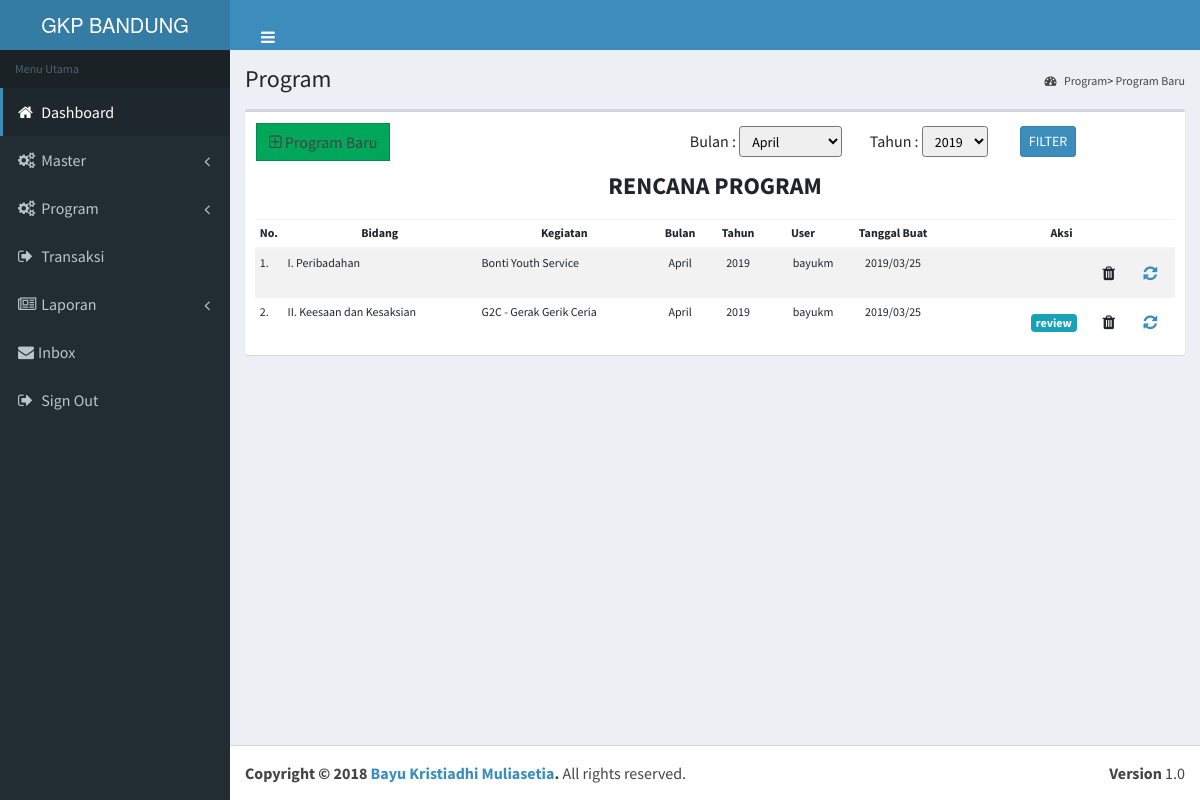
The app's page /main/program.php (signed in), older data.
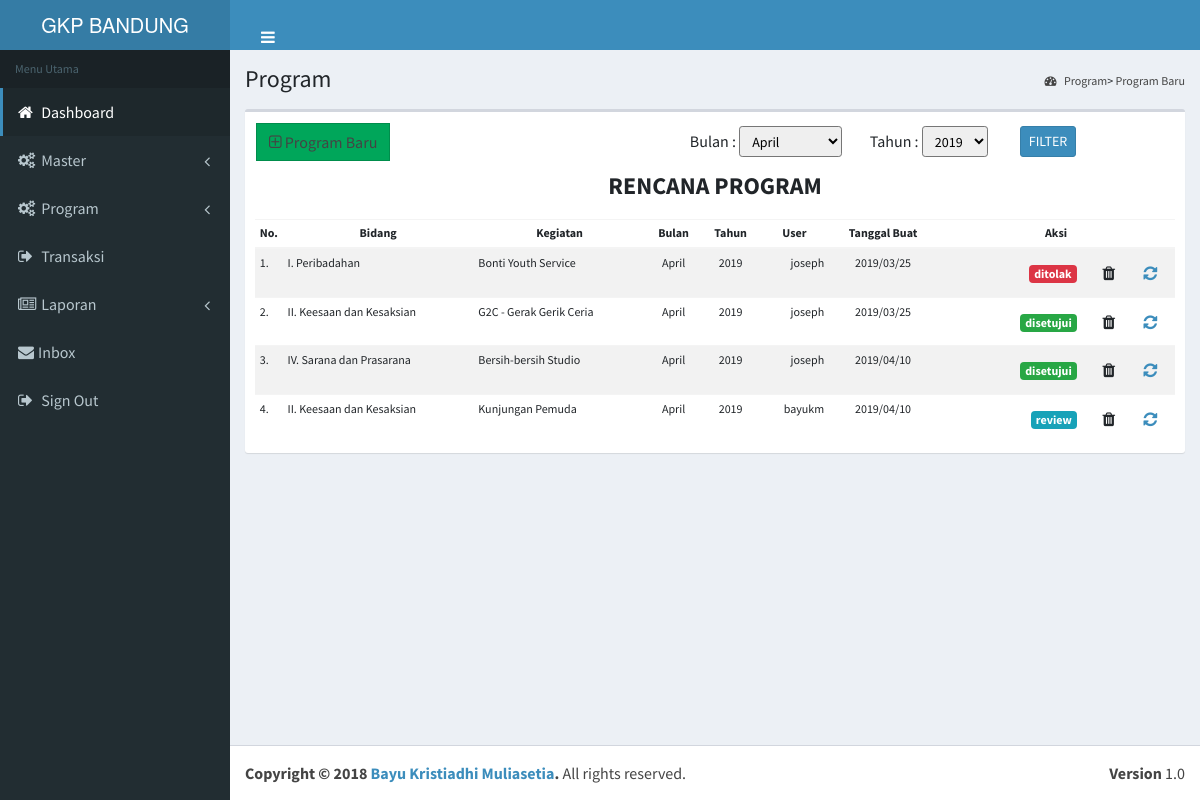
The same page, newer data.
### tables this page shows
CREATE TABLE `tbl_transaksi` (
  `trans_id` int(7) NOT NULL,
  `div_id` int(2) NOT NULL,
  `bid_id` int(2) NOT NULL,
  `usr_id` int(3) NOT NULL,
  `trans_tgl` timestamp NOT NULL DEFAULT CURRENT_TIMESTAMP,
  `update_tgl` datetime NOT NULL DEFAULT CURRENT_TIMESTAMP,
  `trans_stat` int(11) NOT NULL
);

CREATE TABLE `tbl_bidang` (
  `bid_id` int(2) NOT NULL,
  `bid_nama` varchar(50) NOT NULL,
  `bid_desc` varchar(100) NOT NULL
);

CREATE TABLE `tbl_detkeg` (
  `trans_id` int(7) NOT NULL,
  `detkeg_id` int(7) NOT NULL,
  `bln_id` int(2) NOT NULL,
  `thn_desc` int(4) NOT NULL,
  `detkeg_nama` varchar(100) NOT NULL,
  `detkeg_jenis` varchar(200) NOT NULL,
  `detkeg_urai` text NOT NULL,
  `detkeg_ket` text,
  `detkeg_tgl` date DEFAULT NULL,
  `detkeg_tempat` varchar(100) NOT NULL,
  `detkeg_stat` int(11) NOT NULL
);

CREATE TABLE `tbl_bulan` (
  `bln_id` int(2) NOT NULL,
  `bln_name` varchar(20) NOT NULL
);

CREATE TABLE `tbl_tahun` (
  `thn_id` int(3) NOT NULL,
  `thn_desc` int(4) NOT NULL
);

CREATE TABLE `tbl_user` (
  `usr_id` int(3) NOT NULL,
  `role_id` int(2) NOT NULL,
  `ktgdiv_id` int(2) NOT NULL,
  `div_id` int(2) DEFAULT NULL,
  `bid_id` int(2) DEFAULT NULL,
  `jab_id` int(2) DEFAULT NULL,
  `usr_nama` varchar(25) NOT NULL,
  `usr_pswd` varchar(100) NOT NULL,
  `usr_name_comp` varchar(50) NOT NULL,
  `usr_email` varchar(35) DEFAULT NULL,
  `usr_phone` varchar(15) DEFAULT NULL,
  `usr_stat` tinyint(1) DEFAULT '1'
);

### control/prog_functions.php (the view, shortened to what this page needs)
<?
function displayView()
{
  global $conn;
  $user = $_SESSION['username'];
  $usr_id = $_SESSION['usr_id'];
  $get_user   = "SELECT * FROM tbl_user where usr_nama='$user' AND usr_id = '$usr_id'";
  $login    = mysqli_query($conn,$get_user);
  $row = mysqli_fetch_array($login,MYSQLI_ASSOC);
  $ktgdiv =$row['ktgdiv_id'];
  $bidang = $row['bid_id'];
  $divi = $row['div_id'];
    $filt="";
  if($ktgdiv != '1' || $ktgdiv != '3')
  {
      if($bidang != '1')
      {
        $filt = " WHERE a.div_id = '$divi' AND a.bid_id = '$bidang'";
      }
      else
      {
        $filt = " WHERE a.div_id = '$divi'";
      }
  }
  else
  {
    $filt = "WHERE a.trans_stat = '1'";
  }
?>
  <div align="center"><h4><strong>RENCANA PROGRAM</strong></h4></div>
  <div class="box-body">
    <table id="laptab" class="table table-sm table-striped" style="font-size:12px;">
      <thead>
      <tr align="center">
          <th width="10">No.</th>
          <th>Bidang</th>
          <th>Kegiatan</th>
          <th>Bulan</th>
          <th>Tahun</th>
          <th>User</th>
          <th>Tanggal Buat</th>
          <th style="text-align:center;">Aksi</th>
      </tr>
      </thead>
      <tbody>
        <?php
              $i= 0;
              if(!empty($_POST['filterMonth'])){
                $Month = $_POST['filterMonth'];
                $qryMonth = " AND e.bln_id = '$Month'";
              } else {
                 $qryMonth = "";
              }
              if(!empty($_POST['filterYear'])){
                $Year = $_POST['filterYear'];
                $qryYear = " AND e.bln_id = '$Year'";
              } else {
                 $qryYear = "";
              }
              $get_trans = "SELECT
                              a.trans_id,
                              a.trans_tgl,
                              b.div_nama,
                              c.bid_nama,
                              d.usr_nama,
                              e.bln_id,
                              e.thn_desc,
                              e.detkeg_nama,
                              a.trans_stat
                          FROM
                              tbl_transaksi a
                            LEFT JOIN tbl_divisi b ON a.div_id = b.div_id
                            LEFT JOIN tbl_bidang c ON a.bid_id = c.bid_id
                            LEFT JOIN tbl_user d ON a.usr_id = d.usr_id
                            LEFT JOIN tbl_detkeg e ON a.trans_id = e.trans_id
                            $filt $qryMonth $qryYear AND trans_stat <> '9'
                            ORDER BY e.bln_id DESC, a.trans_tgl ASC";
              $exec_trans = mysqli_query($conn,$get_trans);
              if(mysqli_num_rows($exec_trans) > 0)
              {
                  while($row=mysqli_fetch_array($exec_trans,MYSQLI_ASSOC))
                  {
                      $i++;
                      $progId    = $row['trans_id'];
                      $transStat = $row['trans_stat'];
                      $bulan      = $row['bln_id'];
                      $get_bln    = "SELECT * FROM tbl_bulan WHERE bln_id = '$bulan'";
                      $exec_bln   = mysqli_query($conn,$get_bln);
                      $row_bln    = mysqli_fetch_array($exec_bln,MYSQLI_ASSOC);
                      $bln        = $row_bln['bln_name'];
                      $tahun      = $row['thn_desc'];
                      $get_thn    = "SELECT * FROM tbl_tahun WHERE thn_desc = '$tahun'";
                      $exec_thn   = mysqli_query($conn,$get_thn);
                      $row_thn    = mysqli_fetch_array($exec_thn,MYSQLI_ASSOC);
                      $thn        = $row_thn['thn_desc'];
                      $tgl_keg    = new DateTime($row['trans_tgl']);
                      ?>
                      <tr>
                          <td><?php echo $i;?>.</td>
                          <td><?php echo $row['bid_nama'];?></td>
                          <td><?php echo $row['detkeg_nama'];?></td>
                          <td align="center"><?php echo $bln;?></td>
                          <td align="center"><?php echo $thn;?></td>
                          <td align="right"><?php echo $row['usr_nama']?></td>
                          <td align="center"><?php echo date_format($tgl_keg,"Y/m/d");?></td>
                          <td style="text-align:right;">
                              <?
                                  if($transStat == "1")
                                  {
                                    ?>
                                      <a class="btn" data-toggle="modal" data-target="#viewProgram<? echo $progId;?>"><span class="badge badge-info">review</span>
                                    <?
                                  }
                                  else if ($transStat == "3")
                                  {
                                  ?>
                                      <a class="btn" data-toggle="modal" data-target="#viewProgram<? echo $progId;?>"><span class="badge badge-success">disetujui</span>
                                  <?
                                  }
                                   else if ($transStat == "4")
                                  {
                                  ?>
                                      <a class="btn" data-toggle="modal" data-target="#viewProgram<? echo $progId;?>"><span class="badge badge-danger">ditolak</span>
                                  <?
                                  }
                               ?>
                              <a class="btn" data-toggle="modal" data-target="#delProgram<? echo $progId;?>"><span class="fa fa-trash"></span></a>
                              <a class="btn" href="<? refresh();?>"><span class="fa fa-refresh"></span></a>
                          </td>
                      </tr>
                    <?
                  }
              }
              else
              {
                  ?>
                  <tr>
                     <td colspan="8"><?php echo "Belum ada laporan";?></td>
                  </tr>
                  <?php
              }
        ?>
      </tbody>
    </table>
  </div>
<?
}

### main/program.php (shortened to what this page needs)
<?php
  include("../control/functions.php");
  include("../control/prog_functions.php");
  $user = $_SESSION['username'];
  $get_user   = "SELECT * FROM tbl_user where usr_nama='$user'";
  $login    = mysqli_query($conn,$get_user);
  $row = mysqli_fetch_array($login,MYSQLI_ASSOC);
  $ktgdiv =$row['ktgdiv_id'];
?>
<!DOCTYPE html>
<html>
<head>
  <link rel="stylesheet" href="../assets/bootstrap/css/bootstrap.min.css">
  <link rel="stylesheet" href="../assets/font-awesome/css/font-awesome.min.css">
  <link rel="stylesheet" href="../assets/plugins/jvectormap/jquery-jvectormap-1.2.2.css">
  <link rel="stylesheet" href="../assets/dist/css/AdminLTE.min.css">
  <link rel="stylesheet" href="../assets/dist/css/skins/_all-skins.min.css">
  <link rel="stylesheet" href="../assets/switch_btn.css">
  <link rel="stylesheet" href="../assets/plugins/datatables/jquery.datatables.min.css">
</head>
<body class="hold-transition skin-blue sidebar-mini">
<form method="post" action="">
<div class="wrapper">
  <?php require_once("../main/header.php");?>
  <? echo sidebar();?>
  <div class="content-wrapper" id="konten">
    <section class="content-header" style="width: 100%;">
      <h1>
        Program
      </h1>
      <ol class="breadcrumb">
        <li><a href="#"><i class="fa fa-dashboard"></i> Program</a></li>
        <li><a href="#">Program Baru</a></li>
      </ol>
    </section>
    <section class="content" style="width: 100%;">
        <div class="col-xs-12">
          <div class="box">
            <?if($ktgdiv != '1'){?>
              <table width="100%" cellspacing="5"width="100%" border="0">
                <tr>
                  <td>
                      <div class="box-header">
                      <a class="btn btn-success btn-flat" data-toggle="modal" data-target="#addProgram"><span class="fa fa-plus-square-o"></span> Program Baru</a>
                      </div>
                  </td>
                  <td width="180">
                      <? selectMonth();?> &nbsp;
                  </td>
                  <td width="150">
                      <? selectYear();?> &nbsp;
                  </td>
                  <td align="left">
                    <input type="submit" class="btn btn-primary btn-sm" name="prog"  id="prog" value="FILTER">
                  </td>
                </tr>
              </table>
            <? } else if ($ktgdiv == '1')
            {
              ?>
              <div class="form-group" style="width: 100%;">
                  <table cellpadding="5" cellspacing="5"width="100%" border="0">
                    <tr>
                      <td width="250">
                          <? selectDiv();?> &nbsp;
                      </td>
                      <td width="180">
                          <? selectMonth();?> &nbsp;
                      </td>
                      <td width="150">
                          <? selectYear();?> &nbsp;
                      </td>
                      <td align="left">
                        <input type="submit" class="btn btn-primary btn-sm" name="prog" id="progMJ" value="FILTER">
                      </td>
                    </tr>
                  </table>
                </div>
            <? } ?>
                <?
            if($ktgdiv == '1')
            {
                echo displayMJ_view();
            }
            else if($ktgdiv == '2')
            {
              echo displayView();
            }
            ?>
          </div>
        </div>
    </section>
  </div>
  <?php require_once('../main/footer.php');?>
</form>
</body>
</html>

### main/header.php
<header class="main-header">
    <a href="index.php" class="logo">
      <span class="logo-lg"><strong>GKP BANDUNG</strong></span>
    </a>
    <nav class="navbar navbar-static-top">
      <a href="#" class="sidebar-toggle" data-toggle="offcanvas" role="button" style="height: 28px;"></a>
    </nav>
  </header>

### control/functions.php (shortened to what this page needs)
<?
function selectYear()
{
  global $conn;
  ?>
   Tahun : <select class="form-control-sm" id="filterYear" name="filterYear">
              <?php
                $today_year = date('Y');
                $get_thn = "SELECT * FROM tbl_tahun ORDER BY thn_id";
                $query = mysqli_query($conn,$get_thn);
                while ($row = mysqli_fetch_array($query))
                {
                ?>
                    <option value="<?php echo $row['thn_desc']; ?>" <?if($row['thn_desc'] == $today_year) { echo "selected";}?>>
                        <?php echo $row['thn_desc']; ?>
                    </option>
                <?php
                }
                ?>
            </select>&nbsp;
  <?
}
function selectMonth()
{
  global $conn;
  ?>
   Bulan : <select class="form-control-sm" id="filterMonth" name="filterMonth">
              <?php
                $today_month = date('m');
                $get_bln = "SELECT * FROM tbl_bulan ORDER BY bln_id";
                $query = mysqli_query($conn,$get_bln);
                while ($row = mysqli_fetch_array($query))
                {
                ?>
                    <option value="<?php echo $row['bln_id']; ?>" <?if($row['bln_id'] == $today_month) { echo "selected";}?>>
                        <?php echo $row['bln_name']; ?>
                    </option>
                <?php
                }
                ?>
            </select>&nbsp;
  <?
}
  ?>
  <?
function refresh()
{
  if(isset($_SERVER['HTTPS']) &&
            $_SERVER['HTTPS'] === 'on')
    $link = "https";
    else
        $link = "http";
    $link .= "://";
    $link .= $_SERVER['HTTP_HOST'];
    $link .= $_SERVER['PHP_SELF'];
    return($link);
}
function sidebar()
{
  global $conn;
  $user       = $_SESSION['username'];
  $usrid      = $_SESSION['usr_id'];
  $get_user   = "SELECT * FROM tbl_user where usr_nama='$user' AND usr_id = '$usrid'";
  $login      = mysqli_query($conn,$get_user);
  while($row = mysqli_fetch_array($login,MYSQLI_ASSOC))
  {
    $role = $row['role_id'];
  }
  ?>
  <aside class="main-sidebar">
    <section class="sidebar">
      <ul class="sidebar-menu">
        <li class="header">Menu Utama</li>
        <li class="active">
          <a href="../index.php">
            <i class="fa fa-home"></i> <span>Dashboard</span>
          </a>
        </li>
        <?php if($role == '1')
        {
          ?>
          <li class="treeview">
            <a href="#">
              <i class="fa fa-gears"></i>
              <span>Master</span>
              <span class="pull-right-container">
                <i class="fa fa-angle-left pull-right"></i>
              </span>
            </a>
          </li>
          <?php } ?>
          <li class="treeview">
            <a href="#">
              <i class="fa fa-gears"></i>
              <span>Program</span>
              <span class="pull-right-container">
                <i class="fa fa-angle-left pull-right"></i>
              </span>
            </a>
          </li>
         <li>
          <a href="../main/transaksi.php">
            <i class="fa fa-sign-out"></i> <span>Transaksi</span>
          </a>
        </li>
        <li>
          <a href="#">
            <i class="fa fa-newspaper-o"></i> <span>Laporan</span>
            <span class="pull-right-container">
              <i class="fa fa-angle-left pull-right"></i>
            </span>
          </a>
        </li>
        <li>
          <a href="#">
            <i class="fa fa-envelope"></i><span>Inbox</span>
          </a>
        </li>
         <li>
          <a href="../main/logout.php">
            <i class="fa fa-sign-out"></i> <span>Sign Out</span>
          </a>
        </li>
      </ul>
    </section>
  </aside>
  <?
}
  ?>

### main/footer.php
<footer class="main-footer">
    <div class="pull-right hidden-xs">
      <b>Version</b> 1.0
    </div>
    <strong>Copyright &copy; 2018 <a href="https://www.instagram.com/pulang.tidur/">Bayu Kristiadhi Muliasetia</a>.</strong> All rights reserved.
</footer>

Row changes from the older to the newer data that the page shows:
changed tbl_transaksi "I. Peribadahan": usr.usr_nama "bayukm" → "joseph"; now shows "ditolak"
changed tbl_transaksi "G2C - Gerak Gerik Ceria": usr.usr_nama "bayukm" → "joseph"; trans_stat "review" → "disetujui"
added tbl_transaksi: bid.bid_nama "IV. Sarana dan Prasarana", tbl_detkeg.detkeg_nama "Bersih-bersih Studio", tbl_bulan.bln_name "April", tbl_tahun.thn_desc "2019", usr.usr_nama "joseph", trans_tgl "2019/04/10"
added tbl_transaksi: bid.bid_nama "II. Keesaan dan Kesaksian", tbl_detkeg.detkeg_nama "Kunjungan Pemuda", tbl_bulan.bln_name "April", tbl_tahun.thn_desc "2019", usr.usr_nama "bayukm", trans_tgl "2019/04/10"
